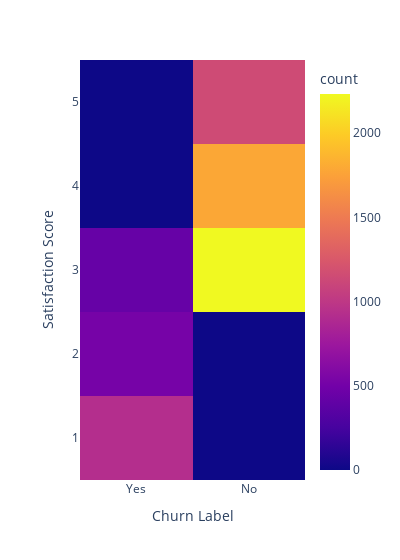

The notebook cell this image was saved under:
### Markdown cell above
* the "Satisfaction Score" column is strongly correlated with "Churn Label" column that is our target feature;
  and naturally should to be deleted.

### Code cell
corr = data[["Satisfaction Score", "Churn Label"]]
corr["Churn Label"] = corr["Churn Label"].astype(bool)
corr["Churn Label"] = corr["Churn Label"].astype(int)
corr = corr.corr()
plot = px.density_heatmap(data_frame=data, y="Satisfaction Score", x="Churn Label", width=400)
plot.show()

### Figure 1 — Plotly figure (JSON) as saved in the notebook; plotly's stock layout.template omitted (floating-point values rounded to 4 significant figures; data arrays with more than 128 entries replaced by an {"elided": "..."} marker saying what was removed)
{"data": [{"coloraxis": "coloraxis", "hovertemplate": "Churn Label=%{x}<br>Satisfaction Score=%{y}<br>count=%{z}<extra></extra>", "name": "", "type": "histogram2d", "x": {"elided": "7032 str values"}, "xaxis": "x", "xbingroup": "x", "y": {"elided": "7032 int values"}, "yaxis": "y", "ybingroup": "y"}], "layout": {"coloraxis": {"colorbar": {"title": {"text": "count"}}, "colorscale": [[0, "#0d0887"], [0.1111, "#46039f"], [0.2222, "#7201a8"], [0.3333, "#9c179e"], [0.4444, "#bd3786"], [0.5556, "#d8576b"], [0.6667, "#ed7953"], [0.7778, "#fb9f3a"], [0.8889, "#fdca26"], [1, "#f0f921"]]}, "legend": {"tracegroupgap": 0}, "margin": {"t": 60}, "width": 400, "xaxis": {"anchor": "y", "domain": [0, 1], "title": {"text": "Churn Label"}}, "yaxis": {"anchor": "x", "domain": [0, 1], "title": {"text": "Satisfaction Score"}}}}
